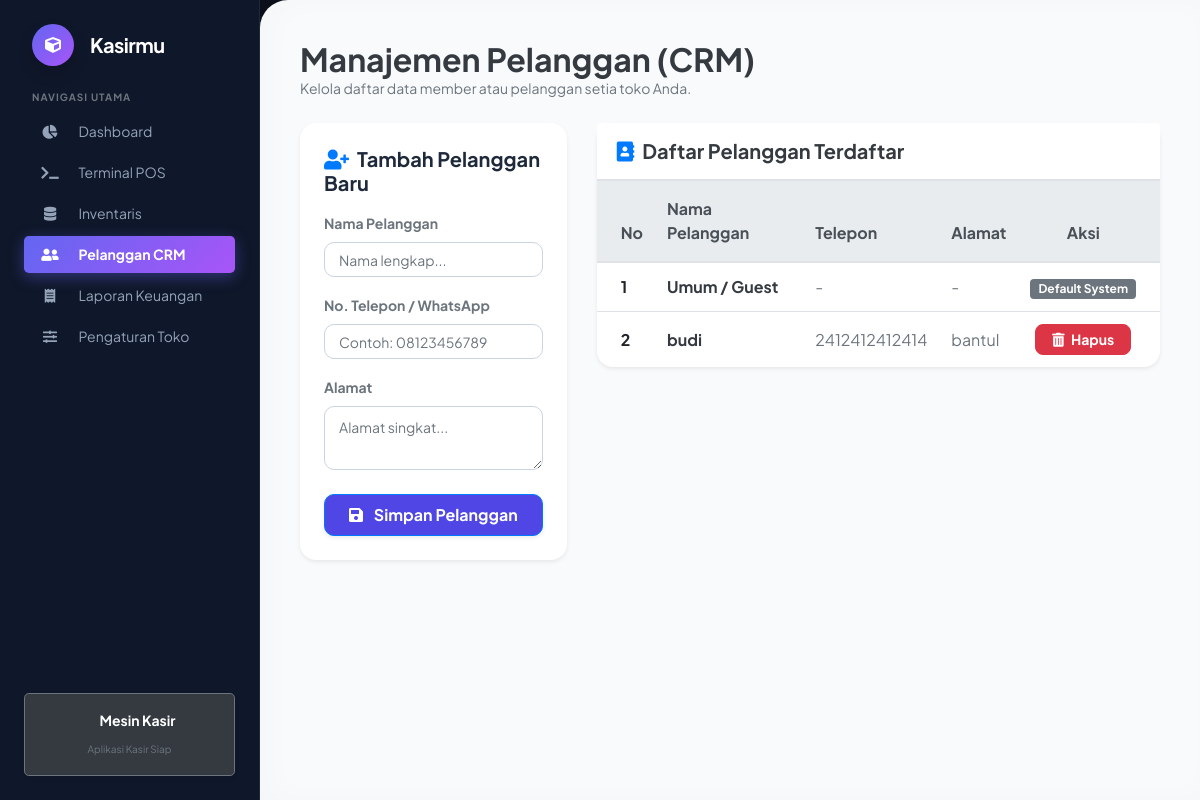
The page /index.php/barang/pelanggan on the database its author committed.
### tables this page shows
CREATE TABLE IF NOT EXISTS `pelanggan` (
  `id` int NOT NULL AUTO_INCREMENT,
  `nama_pelanggan` varchar(100) NOT NULL,
  `telepon` varchar(20) DEFAULT NULL,
  `alamat` text,
  PRIMARY KEY (`id`)
);

### application/controllers/Barang.php (called while the page is built, shortened)
<?php
class Barang extends CI_Controller
{
    public function __construct()
    {
        $this->load->model('M_barang');
    }
    public function pelanggan()
    {
        $data['pelanggan'] = $this->M_barang->tampil_pelanggan();
        $this->load->view('v_pelanggan', $data);
    }
}

### index.php (called while the page is built, shortened)
<?php
require_once BASEPATH.'core/CodeIgniter.php';

### application/models/M_barang.php (called while the page is built, shortened)
<?php
class M_barang extends CI_Model {
    public function tampil_pelanggan() {
        return $this->db->get('pelanggan')->result();
    }
}

### application/views/v_pelanggan.php (the view, shortened to what this page needs)
<!DOCTYPE html>
<html>
<head>
    <link rel="stylesheet" href="https://cdn.jsdelivr.net/npm/bootstrap@4.6.2/dist/css/bootstrap.min.css">
    <link rel="stylesheet" href="https://cdnjs.cloudflare.com/ajax/libs/font-awesome/5.15.4/css/all.min.css">
</head>
<body>
    <div class="main-content">
        <div class="d-flex justify-content-between align-items-center mb-4">
            <div>
                <h2 class="font-weight-bold text-dark m-0">Manajemen Pelanggan (CRM)</h2>
                <p class="text-muted small m-0">Kelola daftar data member atau pelanggan setia toko Anda.</p>
            </div>
        </div>
        <div class="row">
            <div class="col-md-4">
                <div class="card p-4 shadow-sm">
                    <h5 class="font-weight-bold mb-3"><i class="fas fa-user-plus text-primary mr-2"></i>Tambah Pelanggan Baru</h5>
                    <form action="<?php echo site_url('barang/tambah_pelanggan_aksi'); ?>" method="post">
                        <div class="form-group mb-3">
                            <label class="small font-weight-bold text-muted">Nama Pelanggan</label>
                            <input type="text" name="nama_pelanggan" class="form-control" placeholder="Nama lengkap..." required>
                        </div>
                        <div class="form-group mb-3">
                            <label class="small font-weight-bold text-muted">No. Telepon / WhatsApp</label>
                            <input type="text" name="telepon" class="form-control" placeholder="Contoh: 08123456789">
                        </div>
                        <div class="form-group mb-4">
                            <label class="small font-weight-bold text-muted">Alamat</label>
                            <textarea name="alamat" class="form-control" rows="2" placeholder="Alamat singkat..."></textarea>
                        </div>
                        <button type="submit" class="btn btn-primary btn-block font-weight-bold shadow-sm py-2" style="background: #4f46e5; border-radius: 10px;">
                            <i class="fas fa-save mr-2"></i> Simpan Pelanggan
                        </button>
                    </form>
                </div>
            </div>
            <div class="col-md-8">
                <div class="card shadow-sm">
                    <div class="card-header bg-white py-3 border-bottom">
                        <h5 class="font-weight-bold text-dark m-0"><i class="fas fa-address-book text-primary mr-2"></i>Daftar Pelanggan Terdaftar</h5>
                    </div>
                    <div class="card-body p-0">
                        <div class="table-responsive">
                            <table class="table table-hover align-middle mb-0">
                                <thead class="thead-light">
                                    <tr>
                                        <th class="pl-4 py-3">No</th>
                                        <th class="py-3">Nama Pelanggan</th>
                                        <th class="py-3">Telepon</th>
                                        <th class="py-3">Alamat</th>
                                        <th class="text-center pr-4 py-3">Aksi</th>
                                    </tr>
                                </thead>
                                <tbody>
                                    <?php $no = 1; foreach($pelanggan as $p): ?>
                                    <tr>
                                        <td class="pl-4 align-middle font-weight-bold"><?php echo $no++; ?></td>
                                        <td class="align-middle font-weight-bold text-dark"><?php echo $p->nama_pelanggan; ?></td>
                                        <td class="align-middle text-muted"><?php echo $p->telepon ?: '-'; ?></td>
                                        <td class="align-middle text-muted"><?php echo $p->alamat ?: '-'; ?></td>
                                        <td class="text-center pr-4 align-middle">
                                            <?php if($p->id != 1): ?>
                                            <a href="<?php echo site_url('barang/hapus_pelanggan/'.$p->id); ?>" class="btn btn-danger btn-sm font-weight-bold px-3" onclick="return confirm('Yakin ingin menghapus data pelanggan ini?')" style="border-radius: 8px;">
                                                <i class="fas fa-trash-alt mr-1"></i> Hapus
                                            </a>
                                            <?php else: ?>
                                            <span class="badge badge-secondary px-2 py-1">Default System</span>
                                            <?php endif; ?>
                                        </td>
                                    </tr>
                                    <?php endforeach; ?>
                                </tbody>
                            </table>
                        </div>
                    </div>
                </div>
            </div>
        </div>
    </div>
</body>
</html>

### application/views/v_pelanggan.php (style rules this page uses)
.main-content { margin-left: 260px; padding: 40px; }
.card { border: none; border-radius: 16px; box-shadow: 0 10px 25px -5px rgba(0, 0, 0, 0.03); background: #ffffff; }
.form-control { border-radius: 10px; border: 1px solid #cbd5e1; padding: 10px 14px; font-size: 14px; }

### application/views/v_sidebar.php (style rules this page uses)
body { font-family: 'Plus Jakarta Sans', sans-serif !important; background-color: #0b0f19 !important; color: #1e293b !important; }
.main-content { margin-left: 260px; padding: 40px; background-color: #f8fafc; min-height: 100vh; border-top-left-radius: 28px; box-shadow: inset 10px 0 30px rgba(0,0,0,0.02); }

### rows shown on the page
pelanggan: nama_pelanggan "Umum / Guest", telepon "-", alamat "-", shows "Default System"
pelanggan: nama_pelanggan "budi", telepon "2412412412414", alamat "bantul"
